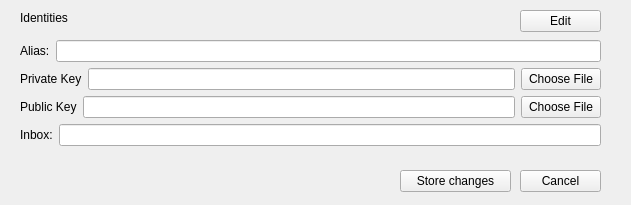
<?xml version="1.0" encoding="UTF-8"?>
<ui version="4.0">
 <class>Form</class>
 <widget class="QWidget" name="Form">
  <property name="geometry">
   <rect>
    <x>0</x>
    <y>0</y>
    <width>631</width>
    <height>205</height>
   </rect>
  </property>
  <property name="windowTitle">
   <string>Form</string>
  </property>
  <widget class="QLabel" name="label">
   <property name="geometry">
    <rect>
     <x>20</x>
     <y>10</y>
     <width>91</width>
     <height>16</height>
    </rect>
   </property>
   <property name="text">
    <string>Identities</string>
   </property>
  </widget>
  <widget class="QWidget" name="layoutWidget">
   <property name="geometry">
    <rect>
     <x>20</x>
     <y>40</y>
     <width>581</width>
     <height>116</height>
    </rect>
   </property>
   <layout class="QFormLayout" name="formLayout">
    <item row="3" column="0" colspan="2">
     <layout class="QHBoxLayout" name="horizontalLayout_4">
      <item>
       <widget class="QLabel" name="label_5">
        <property name="text">
         <string>Inbox:</string>
        </property>
       </widget>
      </item>
      <item>
       <widget class="QLineEdit" name="inbox"/>
      </item>
     </layout>
    </item>
    <item row="2" column="0" colspan="2">
     <layout class="QHBoxLayout" name="horizontalLayout">
      <item>
       <widget class="QLabel" name="label_4">
        <property name="text">
         <string>Public Key</string>
        </property>
       </widget>
      </item>
      <item>
       <widget class="QLineEdit" name="public_key"/>
      </item>
      <item>
       <widget class="QPushButton" name="file_public">
        <property name="text">
         <string>Choose File</string>
        </property>
       </widget>
      </item>
     </layout>
    </item>
    <item row="1" column="0" colspan="2">
     <layout class="QHBoxLayout" name="horizontalLayout_2">
      <item>
       <widget class="QLabel" name="label_3">
        <property name="text">
         <string>Private Key</string>
        </property>
       </widget>
      </item>
      <item>
       <widget class="QLineEdit" name="private_key"/>
      </item>
      <item>
       <widget class="QPushButton" name="file_private">
        <property name="text">
         <string>Choose File</string>
        </property>
       </widget>
      </item>
     </layout>
    </item>
    <item row="0" column="0" colspan="2">
     <layout class="QHBoxLayout" name="horizontalLayout_3">
      <item>
       <widget class="QLabel" name="label_2">
        <property name="text">
         <string>Alias:</string>
        </property>
       </widget>
      </item>
      <item>
       <widget class="QLineEdit" name="alias"/>
      </item>
     </layout>
    </item>
   </layout>
  </widget>
  <widget class="QPushButton" name="save">
   <property name="geometry">
    <rect>
     <x>400</x>
     <y>170</y>
     <width>111</width>
     <height>22</height>
    </rect>
   </property>
   <property name="text">
    <string>Store changes</string>
   </property>
  </widget>
  <widget class="QPushButton" name="cancel">
   <property name="geometry">
    <rect>
     <x>520</x>
     <y>170</y>
     <width>81</width>
     <height>22</height>
    </rect>
   </property>
   <property name="text">
    <string>Cancel</string>
   </property>
  </widget>
  <widget class="QPushButton" name="edit">
   <property name="geometry">
    <rect>
     <x>520</x>
     <y>10</y>
     <width>81</width>
     <height>22</height>
    </rect>
   </property>
   <property name="text">
    <string>Edit</string>
   </property>
  </widget>
 </widget>
 <resources/>
 <connections/>
</ui>
